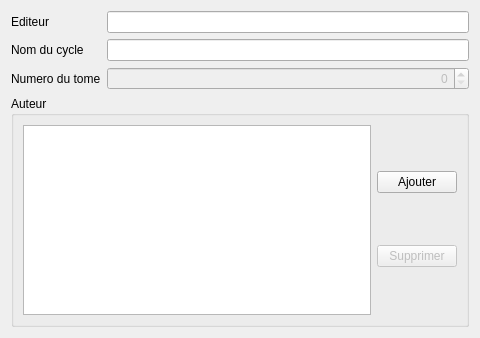
<?xml version="1.0" encoding="UTF-8"?>
<ui version="4.0">
 <class>WizardPageLivre</class>
 <widget class="QWizardPage" name="WizardPageLivre">
  <property name="geometry">
   <rect>
    <x>0</x>
    <y>0</y>
    <width>480</width>
    <height>338</height>
   </rect>
  </property>
  <property name="windowTitle">
   <string>WizardPage</string>
  </property>
  <property name="title">
   <string>Page 2</string>
  </property>
  <property name="subTitle">
   <string/>
  </property>
  <attribute name="pageId">
   <string notr="true">page2</string>
  </attribute>
  <layout class="QGridLayout" name="gridLayout">
   <item row="0" column="0">
    <layout class="QFormLayout" name="formLayout">
     <property name="fieldGrowthPolicy">
      <enum>QFormLayout::AllNonFixedFieldsGrow</enum>
     </property>
     <item row="0" column="0">
      <widget class="QLabel" name="label">
       <property name="text">
        <string>Editeur</string>
       </property>
      </widget>
     </item>
     <item row="0" column="1">
      <widget class="QLineEdit" name="w_editeur">
       <property name="alignment">
        <set>Qt::AlignRight|Qt::AlignTrailing|Qt::AlignVCenter</set>
       </property>
      </widget>
     </item>
     <item row="1" column="0">
      <widget class="QLabel" name="label_3">
       <property name="text">
        <string>Nom du cycle</string>
       </property>
      </widget>
     </item>
     <item row="1" column="1">
      <widget class="QLineEdit" name="w_cycle">
       <property name="alignment">
        <set>Qt::AlignRight|Qt::AlignTrailing|Qt::AlignVCenter</set>
       </property>
      </widget>
     </item>
     <item row="2" column="0">
      <widget class="QLabel" name="label_4">
       <property name="text">
        <string>Numero du tome</string>
       </property>
      </widget>
     </item>
     <item row="2" column="1">
      <widget class="QSpinBox" name="w_tome">
       <property name="enabled">
        <bool>false</bool>
       </property>
       <property name="alignment">
        <set>Qt::AlignRight|Qt::AlignTrailing|Qt::AlignVCenter</set>
       </property>
      </widget>
     </item>
    </layout>
   </item>
   <item row="1" column="0">
    <widget class="QGroupBox" name="groupBox">
     <property name="title">
      <string>Auteur</string>
     </property>
     <layout class="QGridLayout" name="gridLayout_2">
      <item row="0" column="0">
       <widget class="QListWidget" name="w_auteur"/>
      </item>
      <item row="0" column="1">
       <layout class="QVBoxLayout" name="verticalLayout">
        <item>
         <widget class="QPushButton" name="w_ajouter">
          <property name="text">
           <string>Ajouter</string>
          </property>
         </widget>
        </item>
        <item>
         <widget class="QPushButton" name="w_supprimer">
          <property name="enabled">
           <bool>false</bool>
          </property>
          <property name="text">
           <string>Supprimer</string>
          </property>
         </widget>
        </item>
       </layout>
      </item>
     </layout>
    </widget>
   </item>
  </layout>
 </widget>
 <resources/>
 <connections/>
</ui>
